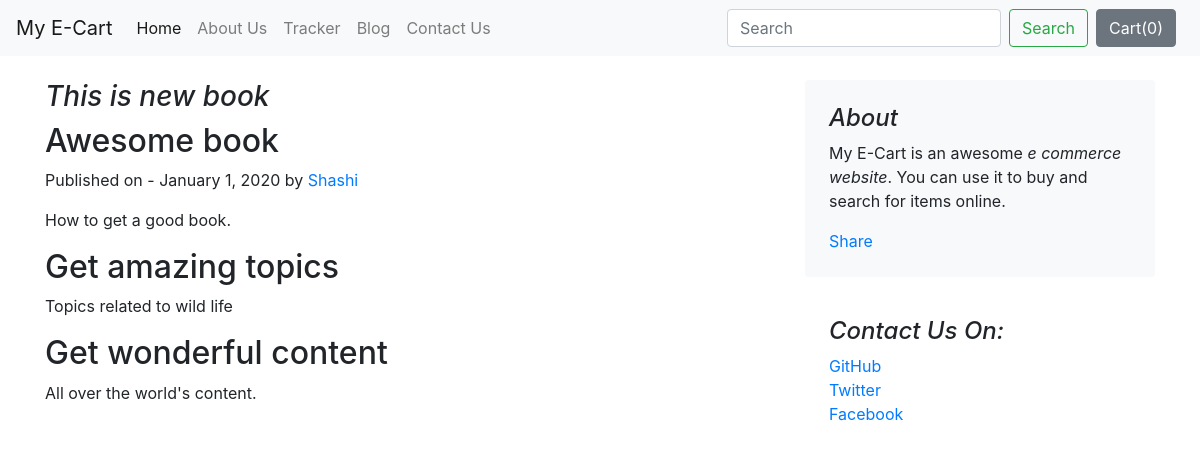
The page /blog/blogpost/1 on the database its author committed.
### blog/models.py (models this page shows, shortened)
class Blogpost(models.Model):
    post_id = models.AutoField(primary_key=True)
    title = models.CharField(max_length=50)
    head0 = models.CharField(max_length=500, default="")
    chead0 = models.CharField(max_length=5000, default="")
    head1 = models.CharField(max_length=500, default="")
    chead1 = models.CharField(max_length=5000, default="")
    head2 = models.CharField(max_length=500, default="")
    chead2 = models.CharField(max_length=5000, default="")
    pub_date = models.DateField()
    thumbnail = models.ImageField(upload_to='shop/images', default="")

### blog/views.py (the view)
# urls.py: path("blogpost/<int:id>", views.blogpost, name = "blogPost"),
def blogpost(request, id):
    post = Blogpost.objects.filter(post_id=id)[0]
    return render(request, 'blog/blogpost.html',{'post':post})

### blog/templates/blog/blogpost.html (shortened to what this page needs)
{% extends 'blog/basic.html' %}
{% block body %}
<div class="container">
<div class="row mt-4">
    <div class="col-md-8 blog-main">
      <h3 class="font-italic">
        {{post.title}}
      </h3>
      <div class="blog-post">
        <h2 class="blog-post-title">{{post.head0}}</h2>
        <p class="blog-post-meta">Published on - January 1, 2020 by <a href="#">Shashi</a></p>
          <p>{{post.chead0}}</p>
        <h2>{{post.head1}}</h2>
          <p>{{post.chead1}}</p>
          <h2>{{post.head2}}</h2>
          <p>{{post.chead2}}</p>
         </div>
    </div>
    <aside class="col-md-4 blog-sidebar">
      <div class="p-4 mb-3 bg-light rounded">
        <h4 class="font-italic">About</h4>
        <p class="mb-0">My E-Cart is an awesome <em>e commerce website</em>. You can use it to buy and search for items online.</p>
     <div class="fb-share-button mt-3" data-href="http://127.0.0.1:8000/blog/blogpost/3" data-layout="button_count" data-size="large"><a target="_blank" href="https://www.facebook.com/sharer/sharer.php?u=http%3A%2F%2F127.0.0.1%3A8000%2Fblog%2Fblogpost%2F3&amp;src=sdkpreparse" class="fb-xfbml-parse-ignore">Share</a></div>
      </div>
      <div class="p-4">
        <h4 class="font-italic">Contact Us On:</h4>
        <ol class="list-unstyled">
          <li><a href="#">GitHub</a></li>
          <li><a href="#">Twitter</a></li>
          <li><a href="#">Facebook</a></li>
        </ol>
      </div>
    </aside>
  </div>
</div>
{% endblock %}

### rows shown on the page
Blogpost: title "This is new book", head0 "Awesome book", chead0 "How to get a good book.", head1 "Get amazing topics", chead1 "Topics related to wild life", head2 "Get wonderful content", chead2 "All over the world's content."
